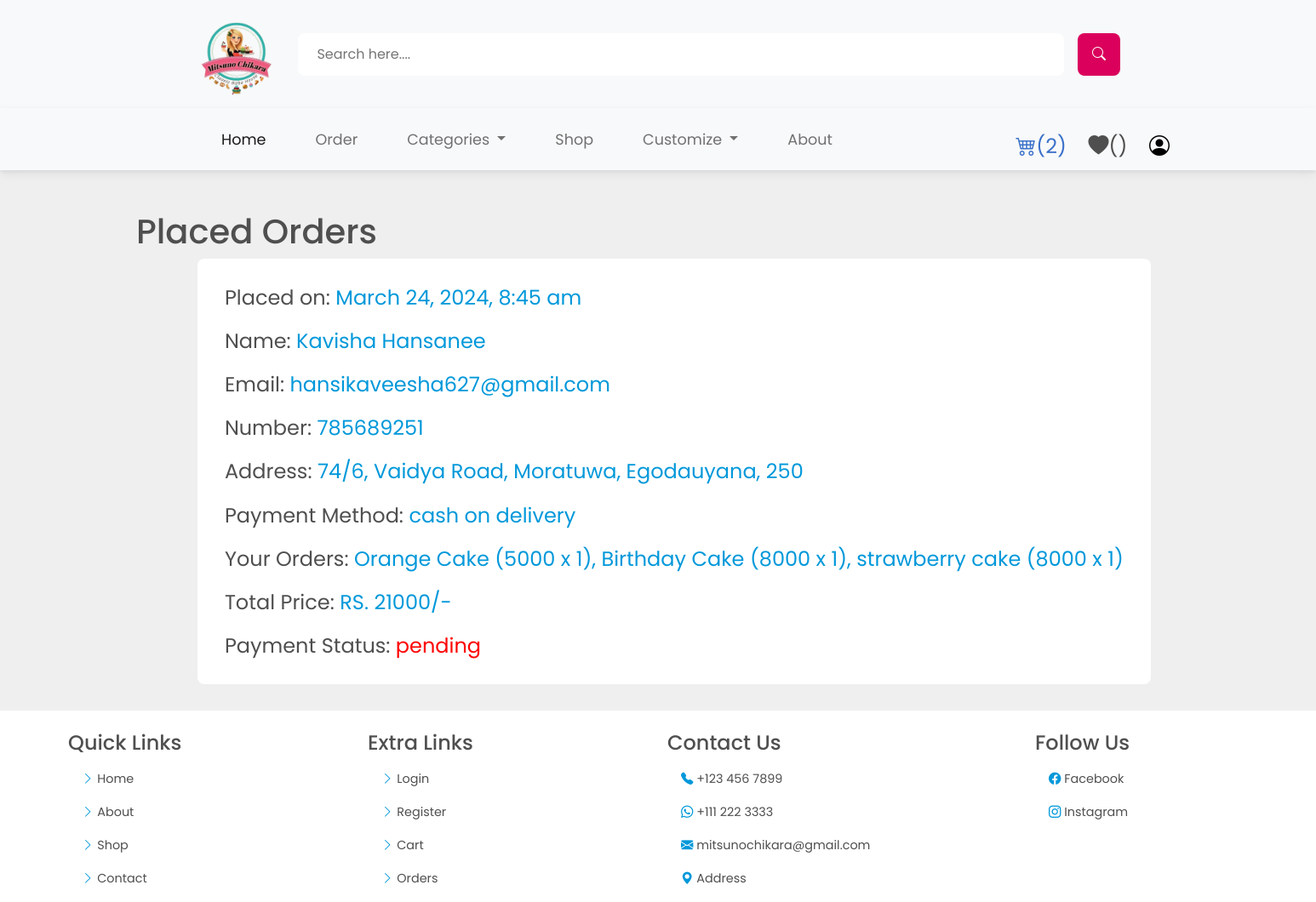
The app's page /orderDetails.php (signed in) with its own data.
### tables this page shows
CREATE TABLE IF NOT EXISTS `orders` (
  `id` int(11) NOT NULL AUTO_INCREMENT,
  `order_id` varchar(255) NOT NULL,
  `user_id` varchar(255) NOT NULL,
  `name` varchar(255) NOT NULL,
  `number` int(11) NOT NULL,
  `email` varchar(255) NOT NULL,
  `method` varchar(255) NOT NULL,
  `address` varchar(255) NOT NULL,
  `total_products` varchar(500) NOT NULL,
  `total_price` int(11) NOT NULL,
  `placed_on` timestamp NOT NULL DEFAULT CURRENT_TIMESTAMP,
  `payment_status` varchar(255) NOT NULL,
  `qr_status` varchar(40) DEFAULT NULL,
  PRIMARY KEY (`id`)
);

### orderDetails.php (the view, shortened to what this page needs)
<!DOCTYPE html>
<html lang="en">
<head>
    <link rel="stylesheet" href="css/navStyle.css">
    <link rel="stylesheet" href="css/order.css">
</head>
<body class="bg">
    <?php
    include 'components/navbar.php';
    ?>
    <section class="orders">
        <h1 class="heading">Placed Orders</h1>
        <div class="box-container">
            <?php
            if ($_SESSION['loggedin'] == false) {
            } else {
                $sql = $conn->prepare("SELECT * FROM `orders` WHERE `user_id` = ?");
                $sql->bind_param("s", $_SESSION['user_id']);
                $sql->execute();
                $result = $sql->get_result();
                if ($result->num_rows > 0) {
                    while ($order = $result->fetch_assoc()) {
            ?>
                        <div class="box">
                            <p>Placed on: <span><?= date('F j, Y, g:i a', strtotime($order['placed_on'])); ?></span></p>
                            <p>Name: <span><?= $order['name']; ?></span></p>
                            <p>Email: <span><?= $order['email']; ?></span></p>
                            <p>Number: <span><?= $order['number']; ?></span></p>
                            <p>Address: <span><?= $order['address']; ?></span></p>
                            <p>Payment Method: <span><?= $order['method']; ?></span></p>
                            <p>Your Orders: <span><?= $order['total_products']; ?></span></p>
                            <p>Total Price: <span>RS. <?= $order['total_price']; ?>/-</span></p>
                            <p>Payment Status: <span style="color:<?php if ($order['payment_status'] == 'pending') {
                                                                        echo 'red';
                                                                    } else {
                                                                        echo 'green';
                                                                    }; ?>"><?= $order['payment_status']; ?></span> </p>
                        </div>
            <?php
                    }
                } else {
                    $msg = '<br><p class="empty">No orders placed yet!</p>';
                    echo '<style>.heading { display: none; }</style>';
                }
            }
            ?>
        </div>
    </section>
    <?php
    include 'components/footer.php';
    ?>
</body>
</html>

### css/navStyle.css (style rules this page uses)
:root { --main-color: #DA005C; --orange: #f39c12; --red: #e74c3c; --white: #ffffff; --light-bg: #efefef; --border: 0.2rem solid var(--black); --box-shadow: 0 1.5rem 2rem rgb(0, 0, 0, 0.2); }
* { font-family: "Poppins", sans-serif; margin: 0; padding: 0; box-sizing: border-box; outline: none; border: none; text-decoration: none; }

### css/order.css (style rules this page uses)
:root { --main-color: #0098da; --orange: #f39c12; --red: #e74c3c; --white: #ffffff; --light-bg: #efefef; --border: 0.2rem solid var(--black); --box-shadow: 0 1.5rem 2rem rgb(0, 0, 0, 0.2); }
.bg { background-color: var(--light-bg); }
.orders { background-color: var(--light-bg); }
.heading { padding-top: 3rem; margin-left: 10rem; }
.box-container { margin-left: 15%; margin-bottom: 2%; }
.orders .box-container { display: flex; flex-wrap: wrap; gap: 1.5rem; align-items: flex-start; }
.orders .box-container .box { padding: 1rem 2rem; border: var(--border); border-radius: 0.5rem; background-color: var(--white); }
.orders .box-container .box p { margin: 0.5rem 0; line-height: 1.8; font-size: 1.5rem; }
.orders .box-container .box p span { color: var(--main-color); }

### records on screen
orders: placed_on "March 24, 2024, 8:45 am", name "Kavisha Hansanee", email "hansikaveesha627@gmail.com", number "785689251", address "74/6, Vaidya Road, Moratuwa, Egodauyana, 250", method "cash on delivery", total_products "Orange Cake (5000 x 1), Birthday Cake (8000 x 1), strawberry cake (8000 x 1)", total_price "21000", payment_status "pending"

### other values on screen
$_SESSION['cartItem_no'] "2"
